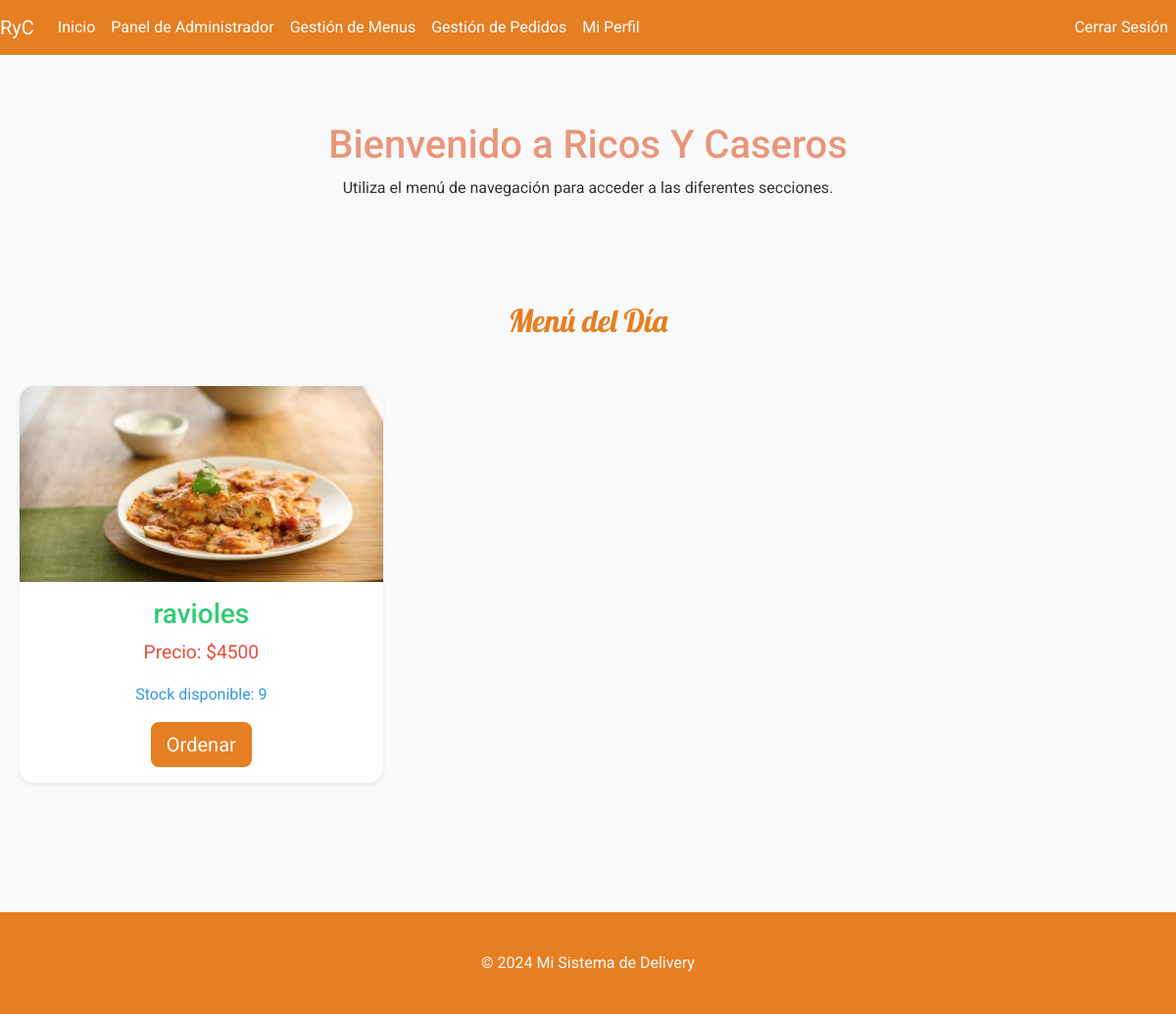
The page /index.php (signed in) on the database its author committed.
### tables this page shows
CREATE TABLE `modulo` (
  `id` int(11) NOT NULL AUTO_INCREMENT,
  `nombre` varchar(50) DEFAULT NULL,
  `descripcion` text DEFAULT NULL,
  `url` varchar(255) DEFAULT NULL,
  `orden` int(11) DEFAULT NULL,
  PRIMARY KEY (`id`)
);

CREATE TABLE `menu` (
  `id` int(11) NOT NULL AUTO_INCREMENT,
  `nombre` varchar(50) NOT NULL,
  `precio` varchar(255) NOT NULL,
  `estado` int(11) NOT NULL,
  `imagen` varchar(100) DEFAULT NULL,
  `stock` int(11) DEFAULT 0,
  PRIMARY KEY (`id`)
);

### index.php (the view, shortened to what this page needs)
<?php
require 'database/db.php';
include 'header.php';
$query = $pdo->query("SELECT * FROM Menu WHERE estado = 1 AND stock > 0 ORDER BY id");
$menus = $query->fetchAll(PDO::FETCH_ASSOC);
?>
<!DOCTYPE html>
<html lang="es">
<head>
    <link href="https://cdn.jsdelivr.net/npm/bootstrap@5.3.0/dist/css/bootstrap.min.css" rel="stylesheet">
    <link rel="stylesheet" href="css/styles.css">
</head>
<body>
<main>
    <section id="menu" class="menu-section py-5">
        <div class="container">
            <h2 class="text-center mb-5" style="font-family: 'Lobster', cursive; color: #e67e22;">Menú del Día</h2>
            <div class="row">
                <?php if (count($menus) > 0): ?>
                    <?php foreach ($menus as $menu): ?>
                        <div class="col-md-4 mb-4">
                            <div class="card h-100 shadow-sm border-0" style="border-radius: 15px;">
                                <img src="modulos/menu/<?= htmlspecialchars($menu['imagen']) ?>" class="card-img-top" alt="<?= htmlspecialchars($menu['nombre']) ?>" style="border-radius: 15px 15px 0 0;">
                                <div class="card-body text-center">
                                    <h3 class="card-title" style="font-family: 'Roboto', sans-serif; color: #2ecc71;"><?= htmlspecialchars($menu['nombre']) ?></h3>
                                    <p class="card-text" style="font-size: 1.2rem; color: #e74c3c;">Precio: $<?= htmlspecialchars($menu['precio']) ?></p>
                                    <p class="card-text" style="font-size: 1rem; color: #3498db;">Stock disponible: <?= htmlspecialchars($menu['stock']) ?></p>
                                    <form action="ordenar/ordenar.php" method="GET">
                                        <button type="submit" class="btn btn-success btn-lg" style="background-color: #e67e22; border: none;">Ordenar</button>
                                    </form>
                                </div>
                            </div>
                        </div>
                    <?php endforeach; ?>
                <?php else: ?>
                    <div class="col-12 text-center">
                        <p>No hay menús disponibles en este momento.</p>
                    </div>
                <?php endif; ?>
            </div>
        </div>
    </section>
</main>
<footer>
    <div class="container text-center">
        <p>&copy; <?php echo date('Y'); ?> Mi Sistema de Delivery</p>
    </div>
</footer>
</body>
</html>

### header.php (shortened to what this page needs)
<?php
include 'database/db.php';
$usuario_id = $_SESSION['usuario_id'];
$query = $pdo->prepare("SELECT perfil_id FROM usuarioperfil WHERE usuario_id = :usuario_id");
$query->execute(['usuario_id' => $usuario_id]);
$perfil_id = $query->fetchColumn();
$query = $pdo->prepare("
    SELECT m.nombre, m.url
    FROM modulo m
    JOIN moduloperfil mp ON m.id = mp.modulo_id
    WHERE mp.perfil_id = :perfil_id
    ORDER BY orden;
");
$query->execute(['perfil_id' => $perfil_id]);
$modulos = $query->fetchAll(PDO::FETCH_ASSOC);
?>
<!DOCTYPE html>
<html lang="es">
<head>
    <link href="https://stackpath.bootstrapcdn.com/bootstrap/4.5.2/css/bootstrap.min.css" rel="stylesheet">
    <link rel="stylesheet" href="css/styles.css">
</head>
<body>
    <header>
        <nav class="navbar navbar-expand-lg navbar-dark" style="background-color: #e67e22;">
            <a class="navbar-brand" href="#" style="color: #ffffff;">RyC</a>
            <div class="collapse navbar-collapse" id="navbarNav">
                <ul class="navbar-nav mr-auto">
                    <?php foreach ($modulos as $modulo): ?>
                        <li class="nav-item">
                            <a class="nav-link" href="<?= ROOT_PATH . htmlspecialchars($modulo['url']); ?>" style="color: #ffffff;">
                                <?php echo htmlspecialchars($modulo['nombre']); ?>
                            </a>
                        </li>
                    <?php endforeach; ?>
                </ul>
                <ul class="navbar-nav">
                    <li class="nav-item">
                        <a class="nav-link" href="<?= ROOT_PATH ?>logout.php" style="color: #ffffff;">Cerrar Sesión</a>
                    </li>
                </ul>
            </div>
        </nav>
    </header>
    <div class="container mt-5">
        <h1 class="text-center" style="color: #E9967A;">Bienvenido a Ricos Y Caseros</h1>
        <p class="text-center">Utiliza el menú de navegación para acceder a las diferentes secciones.</p>
    </div>
</body>
</html>

### css/styles.css (style rules this page uses)
body { font-family: 'Roboto', sans-serif; background-color: #f8f9fa; color: #333; margin: 0; padding: 0; }
.container { max-width: 1200px; margin: 0 auto; padding: 20px; }
h2 { text-align: center; color: #d9534f; margin-bottom: 30px; }
footer { background-color: #e67e22; color: #f8f9fa; text-align: center; padding: 20px; margin-top: 40px; }
footer p { margin: 0; }
.card-img-top { width: 100%; height: 200px; object-fit: cover; }

### rows shown on the page
modulo: nombre "Inicio"
modulo: nombre "Panel de Administrador"
modulo: nombre "Gestión de Menus"
modulo: nombre "Gestión de Pedidos"
modulo: nombre "Mi Perfil"
menu: imagen+nombre (picture), nombre "ravioles", precio "4500", stock "9"
